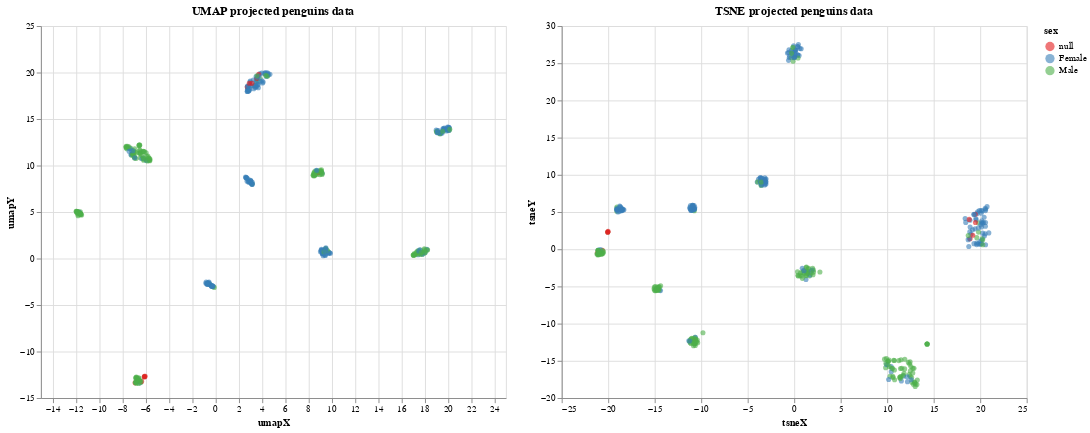

The cell this chart's notebook holds for it:
### Code cell
alt.Chart(df_proj).mark_circle(
    opacity=0.6
).encode(
    x='umapX',
    y='umapY',
    color=alt.Color('sex', scale=alt.Scale(scheme='set1'))
).properties(
    width=500,
    height=400,
    title="UMAP projected penguins data"
).interactive() | alt.Chart(df_proj).mark_circle(
    opacity=0.6
).encode(
    x='tsneX',
    y='tsneY',
    color=alt.Color('sex', scale=alt.Scale(scheme='set1'))
).properties(
    width=500,
    height=400,
    title="TSNE projected penguins data"
).interactive()

### Figure 1 — Vega-Lite specification as saved in the notebook (floating-point values rounded to 4 significant figures; data arrays with more than 128 entries replaced by an {"elided": "..."} marker saying what was removed)
{"usermeta": {"embedOptions": {"theme": "dark"}}, "config": {"view": {"continuousWidth": 400, "continuousHeight": 300}}, "hconcat": [{"mark": {"type": "circle", "opacity": 0.6}, "encoding": {"color": {"type": "nominal", "field": "sex", "scale": {"scheme": "set1"}}, "x": {"type": "quantitative", "field": "umapX"}, "y": {"type": "quantitative", "field": "umapY"}}, "height": 400, "selection": {"selector006": {"type": "interval", "bind": "scales", "encodings": ["x", "y"]}}, "title": "UMAP projected penguins data", "width": 500}, {"mark": {"type": "circle", "opacity": 0.6}, "encoding": {"color": {"type": "nominal", "field": "sex", "scale": {"scheme": "set1"}}, "x": {"type": "quantitative", "field": "tsneX"}, "y": {"type": "quantitative", "field": "tsneY"}}, "height": 400, "selection": {"selector007": {"type": "interval", "bind": "scales", "encodings": ["x", "y"]}}, "title": "TSNE projected penguins data", "width": 500}], "data": {"name": "data-ab3cac24b37a950a80cab1260e6e1f3f"}, "$schema": "https://vega.github.io/schema/vega-lite/v4.8.1.json", "datasets": {"data-ab3cac24b37a950a80cab1260e6e1f3f": {"elided": "344 records"}}}
